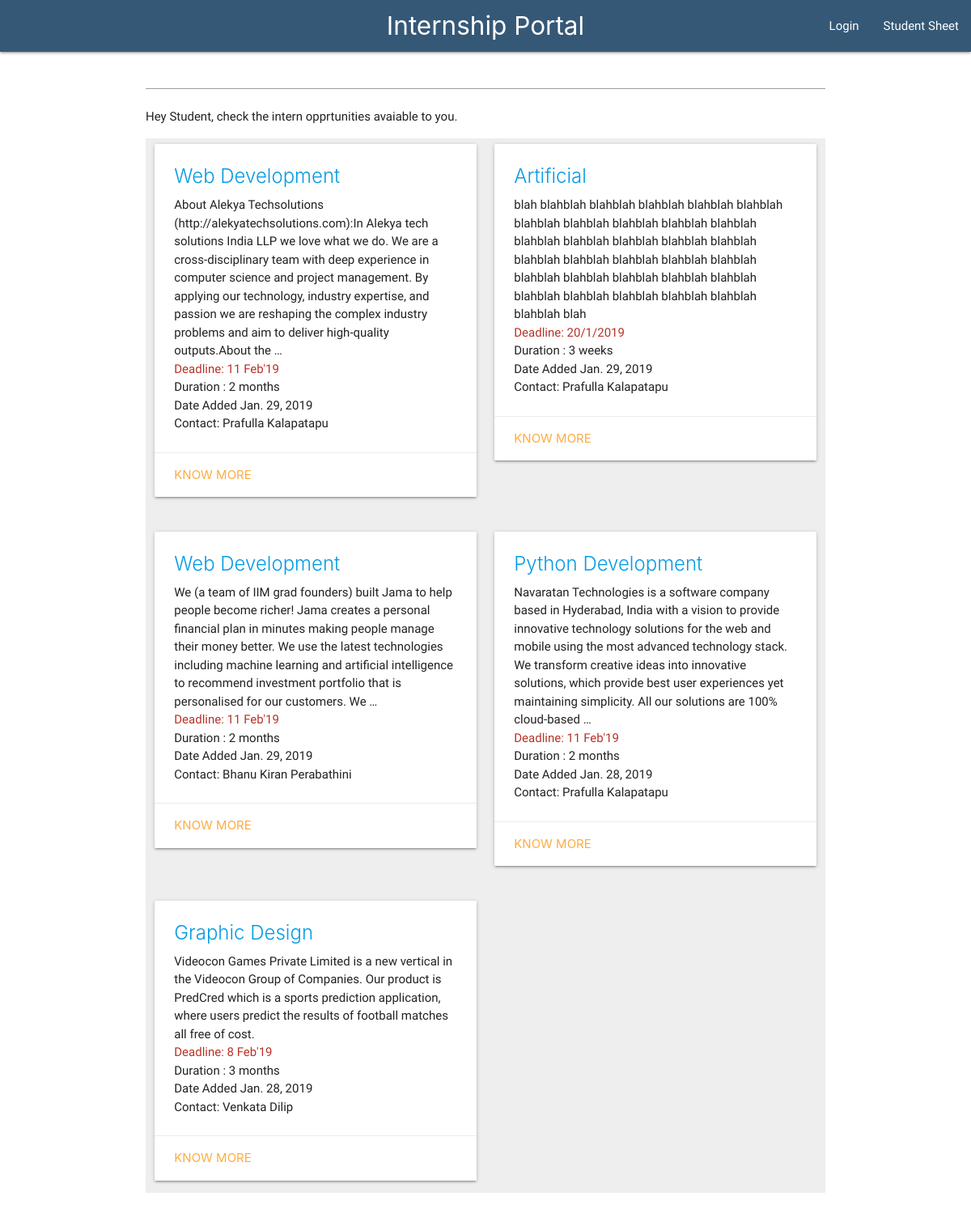
The page / on the database its author committed.
### interns/models.py (models this page shows, shortened)
class Intern(models.Model):
    user = models.ForeignKey(settings.AUTH_USER_MODEL, on_delete=models.DO_NOTHING)
    title = models.CharField(max_length=150)
    preReq = models.CharField(max_length=200)
    description = models.CharField(max_length=1000)
    place = models.CharField(max_length=100)
    eligibility = models.CharField(max_length=50)
    stiphend = models.CharField(max_length=50)
    timestamp = models.DateTimeField(auto_now_add=True)
    dateAdded = models.DateField(auto_now_add=True)
    deadLine = models.CharField(max_length=50)
    duration = models.CharField(max_length=30)
    studentsEnrolled= models.CharField(max_length=200,default='')
    studentsApproved= models.CharField(max_length=200,default='')

### interns/views.py (the view)
# urls.py: 2. Add a URL to urlpatterns:  path('', views.home, name='home')
def home(request):
    qset = Intern.objects.values().order_by('-dateAdded')
    for obj in qset:
        tempUser = (User.objects.filter(id=obj['user_id']))[0]
        fulName = tempUser.first_name + " "+tempUser.last_name
        obj.update({
            "fullName":fulName
        })
    print(qset)
    return render(request, 'home.html',{'qset':qset})

### templates/home.html (shortened to what this page needs)
{% extends 'base.html' %}
{% block content %}
<div class="col-md-12">
<input type="text" class="datepicker">
{% if user.is_authenticated %}
      {% comment %} {{user.profile.location}} is logged in {% endcomment %}
      <h4>Welcome <strong>{{user.first_name}} {{user.last_name}}<strong></h4>
      <br>
      {% else %}
      <p>Hey Student, check the intern opprtunities avaiable to you.</p>
      {% endif %}
    <div style="background-color:#eee">
    {% for intern in qset %}
        {% if forloop.first %} <div class="row">{%endif%}
        <div class="col s6">
                  <div class="card">
        <div class="card-content">
          <span class="card-title"><a href="{% url 'intern_detail_view' pk=intern.id %}">{{ intern.title }}</a></span>
          <p>{{intern.description|truncatewords:50}} </p>
          <p style="color:#B83227">Deadline: <strong>{{intern.deadLine}}</strong></p>
          <p>Duration : <strong>{{intern.duration}}</strong></p>
          <p><strong>Date Added </strong>{{intern.dateAdded}}</p>
          <p>Contact: <strong>{{intern.fullName}}</strong></p>
        </div>
        <div class="card-action">
          <a href="{% url 'intern_detail_view' pk=intern.id %}">Know More</a>
        </div>
      </div>
      </div>
    {% if forloop.counter|divisibleby:2 %}</div>  <div class="row">{% endif %}
    {% if forloop.last %} </div> {% endif %}
    {% endfor %}
    </div>
{% endblock %}

### templates/base.html (style rules this page uses)
h1,h2,h3,h4,h5,h6,p,li { font-family: 'Scada', sans-serif; word-wrap: break-word; }
, .login { background-image:url("https://lh3.googleusercontent.com/IQoc0Nx-DiygvKSq7LEdGMm4o9C0S26FuQQnmQ7SkYOsf47q17PMoyhuyxe-pMxuEG7JBgjSDYLyQcBcFB735fS6xE3UaMKmkm7lwRLd6OpGCmiESldYAP_T8PLSgPHbgo9NKrTR90JTccFGMZNE_Hxx0JtiS02YQslLTn8U_qFNNcQzECC4hS7Rl9_Zji1fJyLHT2XGQxjSbcRwIu7PlRmSnZur6OJTsAU8ZnTkDyDrl9F1-f3kpNsVZ5jhG8SmxJlbeNGBK_0-CPAWVr80GsRPbgFolTYpFYrTMY0jSCcE49qZ413C_il4ef4YjJTcIKB7l1ZT-5ASV9yJEfQPr6v3v9FsFto3TICQJPziRMYya_JFPRy6wQmq-9V3luk5OZfC7q-TJSiypknmga9NhR9ZexP0oWl17H6tLm2_I6NvQP4MuIt9U5HTYXX84WDQs0-vfHNqO3A4eb3OMo38ty9zYXWf0JkPay6bWrqeW34hig_VnlDbhJZzYdrNoxwHtEF4lFFyCblg_KW0jbBKVznVVc6RSJFj6ogHBeZKXXzxLjozaAKCed0dJivaCEem5AofwNCEmPCRKwPzhf5QJ4r9D3irbAbV-EQUoBDWmdwlGd14HRHq8FZSJxkdmmaPDQi4pBUvElTIHjIe2G15tmKW=w730-h322-no"); background-position: center; background-repeat: no-repeat; background-size: cover; width: 100%; height: 220pt; }

### rows shown on the page
Intern: title "Web Development", description "About Alekya Techsolutions (http://alekyatechsolutions.com):In Alekya tech solutions India LLP we love what we do. We are a cross-disciplinary team with deep experience in computer science and project management. By applying our technology, industry expertise, and passion we are reshaping the complex industry problems and aim to deliver high-quality outputs.About the …", deadLine "11 Feb'19", duration "2 months", dateAdded "Jan. 29, 2019", fullName "Prafulla Kalapatapu"
Intern: title "Artificial", description "blah blahblah blahblah blahblah blahblah blahblah blahblah blahblah blahblah blahblah blahblah blahblah blahblah blahblah blahblah blahblah blahblah blahblah blahblah blahblah blahblah blahblah blahblah blahblah blahblah blahblah blahblah blahblah blahblah blahblah blahblah blahblah blah", deadLine "20/1/2019", duration "3 weeks", dateAdded "Jan. 29, 2019", fullName "Prafulla Kalapatapu"
Intern: title "Web Development", description "We (a team of IIM grad founders) built Jama to help people become richer! Jama creates a personal financial plan in minutes making people manage their money better. We use the latest technologies including machine learning and artificial intelligence to recommend investment portfolio that is personalised for our customers. We …", deadLine "11 Feb'19", duration "2 months", dateAdded "Jan. 29, 2019", fullName "Bhanu Kiran Perabathini"
Intern: title "Python Development", description "Navaratan Technologies is a software company based in Hyderabad, India with a vision to provide innovative technology solutions for the web and mobile using the most advanced technology stack. We transform creative ideas into innovative solutions, which provide best user experiences yet maintaining simplicity. All our solutions are 100% cloud-based …", deadLine "11 Feb'19", duration "2 months", dateAdded "Jan. 28, 2019", fullName "Prafulla Kalapatapu"
Intern: title "Graphic Design", description "Videocon Games Private Limited is a new vertical in the Videocon Group of Companies. Our product is PredCred which is a sports prediction application, where users predict the results of football matches all free of cost.", deadLine "8 Feb'19", duration "3 months", dateAdded "Jan. 28, 2019", fullName "Venkata Dilip"
